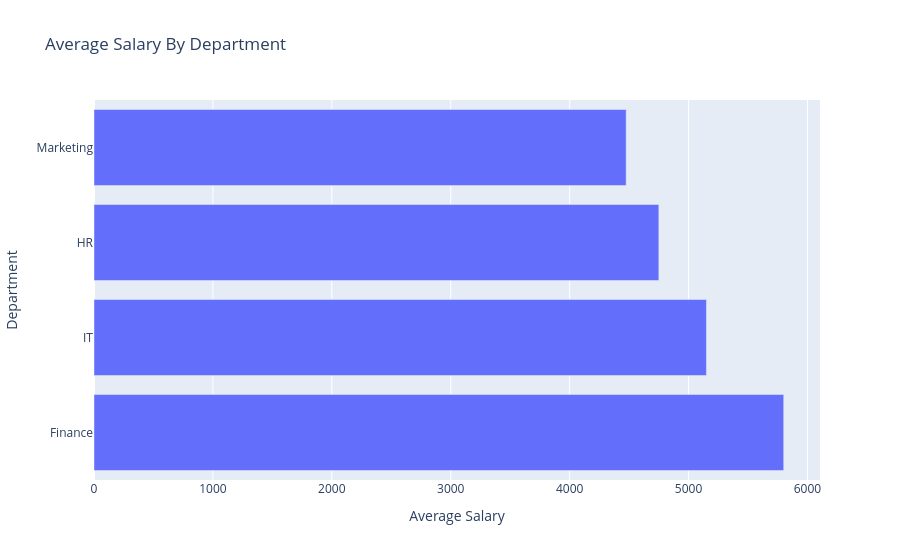

The notebook cell saved with this chart:
### Code cell
# Visualizing avg salary by dept
avg_salary = new_df.groupby("Department")["Salary"].mean().sort_values(ascending=False)
fig1 = px.bar(
    x=avg_salary.values,
    y=avg_salary.index,
    title="Average Salary By Department"
)
fig1.update_layout(
    xaxis_title="Average Salary",
    yaxis_title = "Department"
)

fig1.show()

### Figure 1 — Plotly figure (JSON) as saved in the notebook; plotly's stock layout.template omitted (floating-point values rounded to 4 significant figures)
{"data": [{"hovertemplate": "x=%{x}<br>y=%{y}<extra></extra>", "legendgroup": "", "marker": {"color": "#636efa", "pattern": {"shape": ""}}, "name": "", "orientation": "h", "showlegend": false, "textposition": "auto", "type": "bar", "x": [5800.0, 5150.0, 4750.0, 4475.0], "xaxis": "x", "y": ["Finance", "IT", "HR", "Marketing"], "yaxis": "y"}], "layout": {"barmode": "relative", "legend": {"tracegroupgap": 0}, "title": {"text": "Average Salary By Department"}, "xaxis": {"anchor": "y", "domain": [0, 1], "title": {"text": "Average Salary"}}, "yaxis": {"anchor": "x", "domain": [0, 1], "title": {"text": "Department"}}}}
